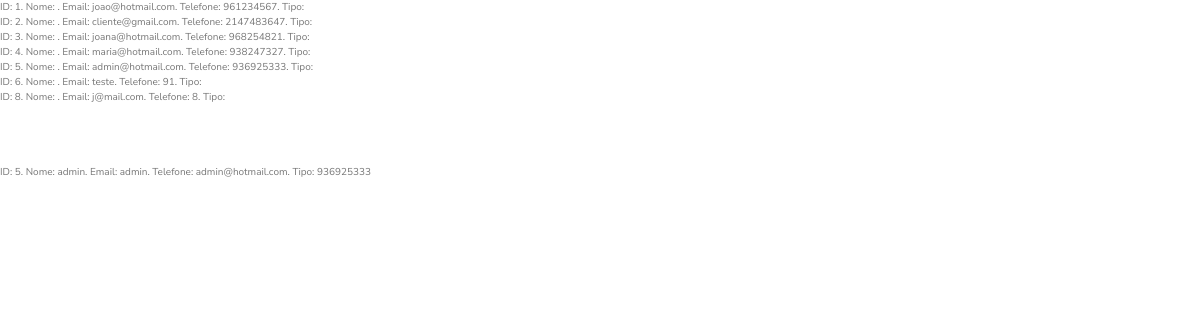
The app's page /paginas/teste.php with its own data.
### tables this page shows
CREATE TABLE `utilizadores` (
  `id` int(11) NOT NULL,
  `nomeUtilizador` text NOT NULL,
  `password` text NOT NULL,
  `email` text NOT NULL,
  `telemovel` int(13) NOT NULL,
  `idTipo` int(11) DEFAULT NULL,
  `imagem` varchar(60) DEFAULT NULL
);

### paginas/teste.php (the view, shortened to what this page needs)
<!DOCTYPE html>
<html>
<?php
require 'head.php';
$result = mysqli_query($conn, "SELECT * FROM utilizadores");
while ($row = mysqli_fetch_array($result)) {
    echo "ID: " .  $row["id"] .". Nome: " . $row["nome"] . ". Email: " . $row["email"] . ". Telefone: " . $row["telemovel"] .". Tipo: " . $row["tipo"] . " <br>";
}
echo "<br> <br> <br> <br> ";
$result1 = mysqli_query($conn, "SELECT * FROM utilizadores where id=5");
$row = mysqli_fetch_row($result1);
echo "ID: " .  $row[0] .". Nome: " . $row[1] . ". Email: " . $row[2] . ". Telefone: " . $row[3] .". Tipo: " . $row[4] . " <br>";
?>

### paginas/head.php (shortened to what this page needs)
<head>
    <link href="https://cdnjs.cloudflare.com/ajax/libs/font-awesome/5.10.0/css/all.min.css" rel="stylesheet">
    <link href="https://cdn.jsdelivr.net/npm/bootstrap@5.3.0-alpha3/dist/css/bootstrap.min.css" rel="stylesheet">
    <link rel="stylesheet" href="https://maxcdn.bootstrapcdn.com/bootstrap/3.4.1/css/bootstrap.min.css">
    <link href="style.css" rel="stylesheet">
</head>

### records on screen
utilizadores: id "1", email "joao@hotmail.com", telemovel "961234567"
utilizadores: id "2", email "cliente@gmail.com", telemovel "2147483647"
utilizadores: id "3", email "joana@hotmail.com", telemovel "968254821"
utilizadores: id "4", email "maria@hotmail.com", telemovel "938247327"
utilizadores: id "5", email "admin@hotmail.com", telemovel "936925333", nomeUtilizador "admin", password "admin"
utilizadores: id "6", email "teste", telemovel "91"
utilizadores: id "8", email "j@mail.com", telemovel "8"
